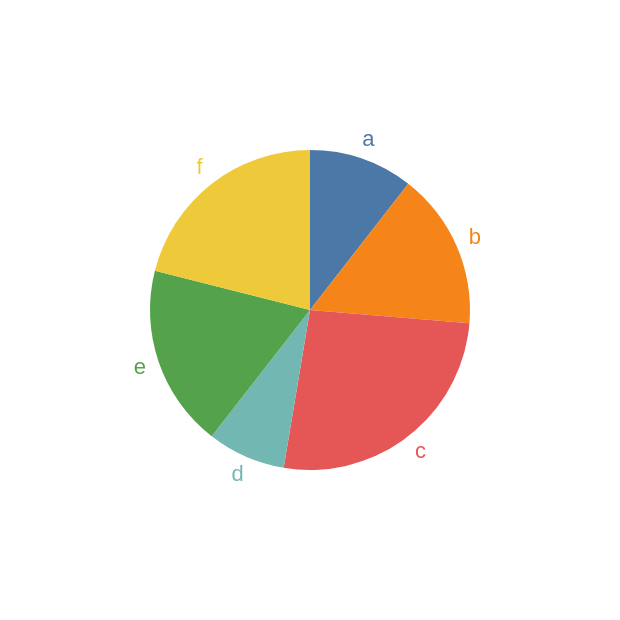

Here is the Vega-Lite specification saved for this chart:
### Vega-Lite specification from a JSON file in a GitHub repository (floating-point values rounded to 4 significant figures)
{"$schema": "https://vega.github.io/schema/vega-lite/v6.json", "data": {"values": [{"category": "a", "value": 4}, {"category": "b", "value": 6}, {"category": "c", "value": 10}, {"category": "d", "value": 3}, {"category": "e", "value": 7}, {"category": "f", "value": 8}]}, "encoding": {"theta": {"field": "value", "type": "quantitative", "stack": true}, "color": {"field": "category", "type": "nominal", "legend": null}}, "layer": [{"mark": {"type": "arc", "outerRadius": 80}}, {"mark": {"type": "text", "radius": 90}, "encoding": {"text": {"field": "category", "type": "nominal"}}}]}
